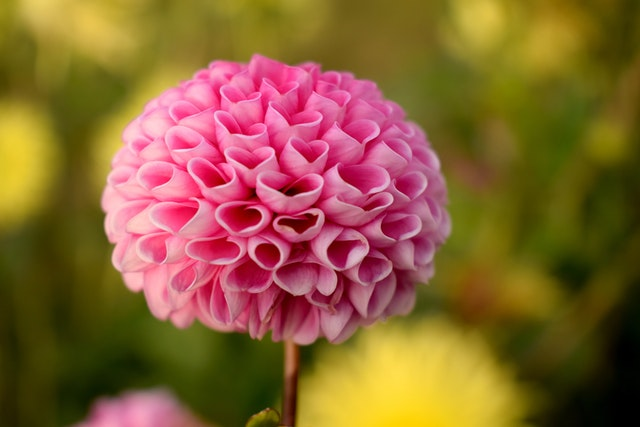
#> input picture static_resources/image_1.jpg, 640 x 427 px
$ python image_processing.py
#> lines starting #> are read from the running program, lines starting #| are printed output that depends on the picture
from PIL import Image

img = Image.open('../static_resources/image_1.jpg')
#> img is the input picture: PIL image 640x427 RGB; mean R, G, B 137.7, 97.7, 52.4

# [6 lines of commented-out code are left out]
filtered_img = img.convert('L')
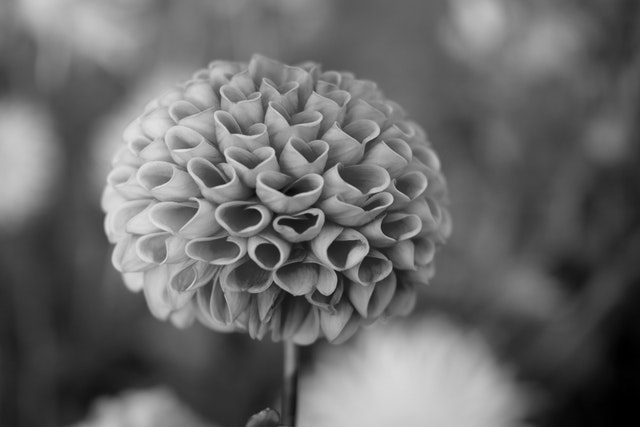
#> filtered_img: PIL image 640x427 L; min 0, max 229, mean 104.5
# resized_img = filtered_img.rotate(180)
resized_img = filtered_img.resize((240, 240))
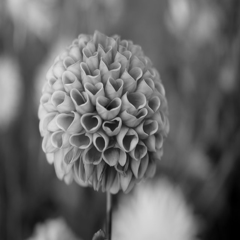
#> resized_img: PIL image 240x240 L; min 0, max 224, mean 104.5

# [6 lines of commented-out code are left out]
